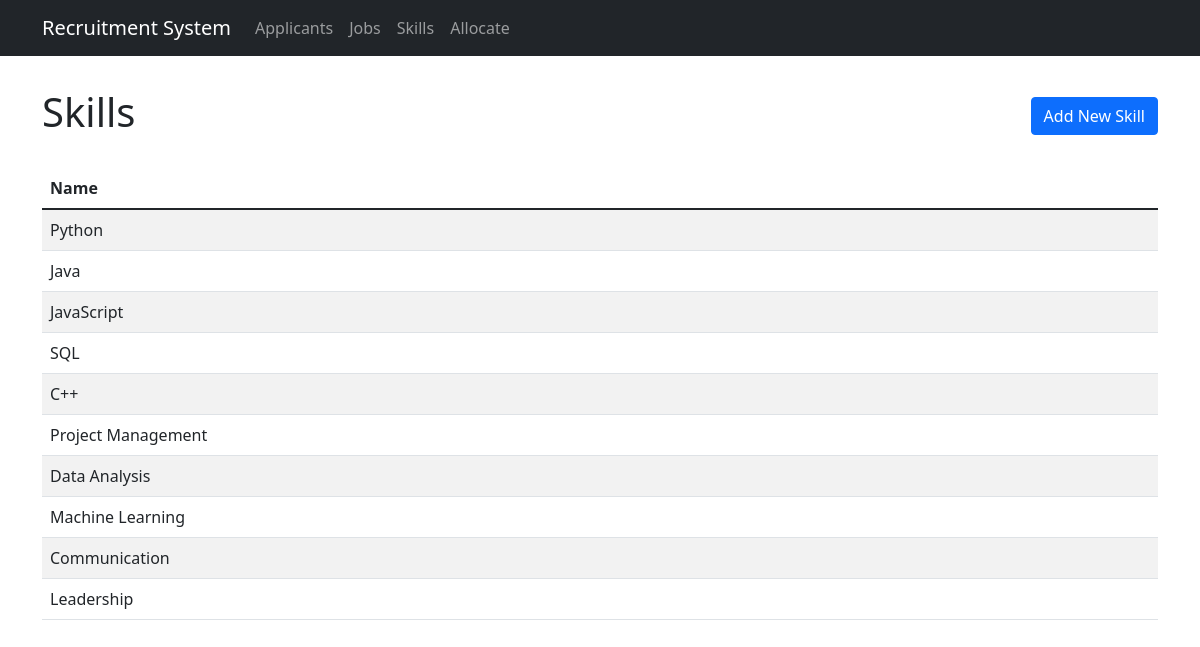
/skills, run on the app's committed database.
### tables this page shows
CREATE TABLE skills (
    id INTEGER PRIMARY KEY AUTOINCREMENT,
    name TEXT UNIQUE NOT NULL
);

### app.py (the view)
@app.route('/skills')
def skills():
    conn = get_db_connection()
    skills = conn.execute('SELECT * FROM skills').fetchall()
    conn.close()
    return render_template('skills.html', skills=skills)

### app.py (called while the page is built)
def get_db_connection():
    conn = sqlite3.connect(DATABASE)
    conn.row_factory = sqlite3.Row
    return conn

### templates/skills.html (shortened to what this page needs)
{% extends "base.html" %}
{% block content %}
<div class="d-flex justify-content-between align-items-center mb-4">
    <h1>Skills</h1>
    <a href="{{ url_for('add_skill') }}" class="btn btn-primary">Add New Skill</a>
</div>
<div class="table-responsive">
    <table class="table table-striped">
        <thead>
            <tr>
                <th>Name</th>
            </tr>
        </thead>
        <tbody>
            {% for skill in skills %}
            <tr>
                <td>{{ skill['name'] }}</td>
            </tr>
            {% endfor %}
        </tbody>
    </table>
</div>
{% endblock %}

### data on the page
skills: name "Python"
skills: name "Java"
skills: name "JavaScript"
skills: name "SQL"
skills: name "C++"
skills: name "Project Management"
skills: name "Data Analysis"
skills: name "Machine Learning"
skills: name "Communication"
skills: name "Leadership"
